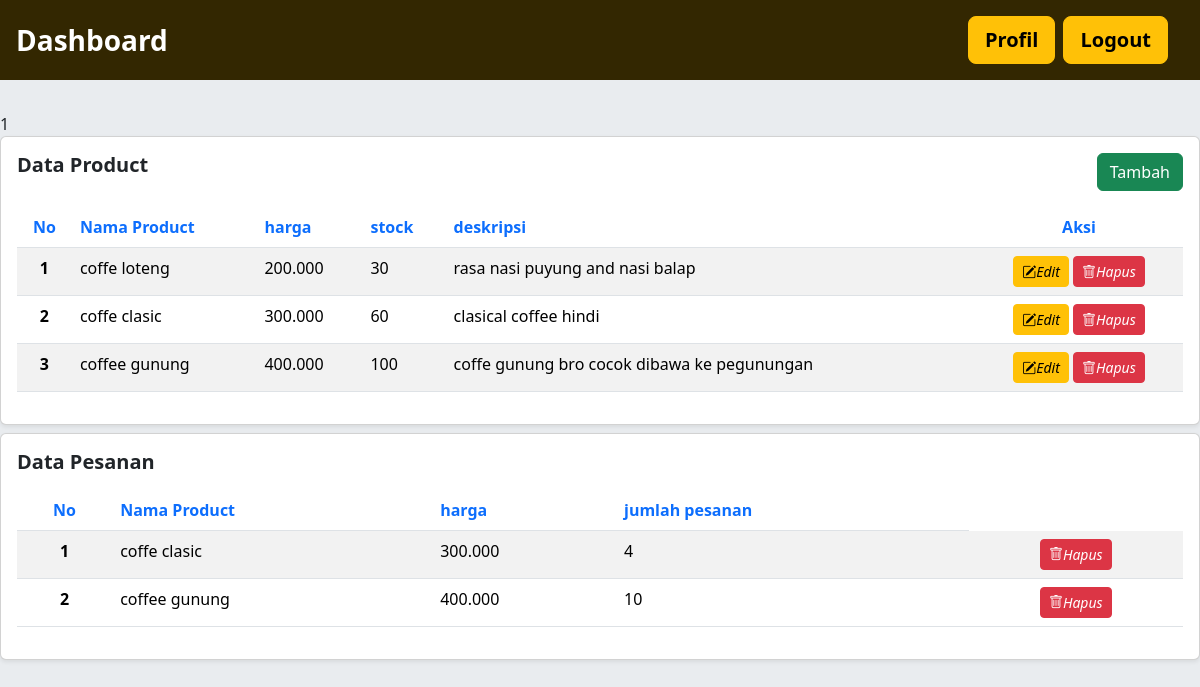
The page /view/dashboard/index.php (signed in) on the database its author committed.
### tables this page shows
CREATE TABLE `product` (
  `id` int(11) NOT NULL,
  `nama_product` varchar(100) NOT NULL,
  `harga` varchar(100) NOT NULL,
  `desk` varchar(255) NOT NULL,
  `gambar` varchar(255) NOT NULL,
  `stock` int(255) NOT NULL
);

CREATE TABLE `pesanan` (
  `id` int(11) NOT NULL,
  `nama_product` varchar(100) NOT NULL,
  `harga` varchar(100) NOT NULL,
  `jumlah` int(255) NOT NULL
);

### view/dashboard/index.php (the view, shortened to what this page needs)
<?php include "../../data/index.php";
$no = 1;
$urutan_pesanan = 1;
?>
<!DOCTYPE html>
<html lang="en">
<head>
</head>
<body>
    <?= include "../../view/template/header.php" ?>
    <div style="width: 100%;" class="card shadow-sm bg-white mb-2 ">
        <div class="card-body">
            <div class="row">
                <div class="col-md-6">
                    <h5 class="card-title fw-bolder mb-3">Data Product</h5>
                </div>
                <div class="col-md-6 text-end">
                    <a href="../../view/insert/index.php" class="btn btn-success mb-3">Tambah</a>
                </div>
            </div>
            <table id="datatables" class="table table-striped">
                <thead>
                    <tr>
                        <th class="text-primary text-center">No</th>
                        <th class="text-primary text-start">Nama Product</th>
                        <th class="text-primary text-start">harga</th>
                        <th class="text-primary text-start">stock</th>
                        <th class="text-primary text-start">deskripsi</th>
                        <th class="text-primary text-center">Aksi</th>
                    </tr>
                </thead>
                <tbody>
                    <?php
                    $sql2 = "SELECT * FROM product";
                    $q2 = mysqli_query($db, $sql2);
                    while ($r1 = mysqli_fetch_array($q2)) {
                        $id = $r1['id'];
                        $nama_product = $r1['nama_product'];
                        $harga = $r1['harga'];
                        $deskripsi = $r1['desk'];
                        $stock = $r1['stock'];
                        ?>
                <tr>
                <th class="text-center" scope="row"><?= $no++ ?></th>
                        <td class="text-start">
                        <?= $nama_product?>
                        </td>
                        <td class="text-start">
                        <?= $harga?>
                        </td>
                        <td class="text-start">
                            <?= $stock?>
                        </td>
                        <td class="text-start">
                        <?= $deskripsi?>
                        </td>
                        <td class="text-center">
                          <a href="../../view/update/index.php?op=edit&id=<?=$id?>" class="btn btn-sm btn-warning ">
                        <i class="bi bi-pencil-square">Edit</i>
                        </a>
                        <a href="index.php?op=delete&id=<?=$id?>" class="btn btn-sm btn-danger btn-hps">
                        <i class="bi bi-trash">Hapus</i>
                        </a>
                        </td>
                    </tr>
                    <?php }?>
                </tbody>
            </table>
        </div>
    </div>
    <div style="width: 100%;" class="card shadow-sm bg-white mb-2 ">
        <div class="card-body">
            <div class="row">
                <div class="col-md-6">
                    <h5 class="card-title fw-bolder mb-3">Data Pesanan</h5>
                </div>
            </div>
            <table id="datatables" class="table table-striped">
                <thead>
                    <tr>
                        <th class="text-primary text-center">No</th>
                        <th class="text-primary text-start">Nama Product</th>
                        <th class="text-primary text-start">harga</th>
                        <th class="text-primary text-start">jumlah pesanan</th>
                    </tr>
                </thead>
                <tbody>
                    <?php
                    $sql3 = "SELECT * FROM pesanan";
                    $q3 = mysqli_query($db, $sql3);
                    while ($r = mysqli_fetch_array($q3)) {
                        $id = $r['id'];
                        $nama_product = $r['nama_product'];
                        $harga = $r['harga'];
                        $jumlah =$r['jumlah'];
                        ?>
                <tr>
                <th class="text-center" scope="row"><?= $urutan_pesanan++ ?></th>
                        <td class="text-start">
                        <?= $nama_product?>
                        </td>
                        <td class="text-start">
                        <?= $harga?>
                        </td>
                        <td class="text-start">
                        <?= $jumlah?>
                        </td>
                        <td class="text-center">
                        <a href="index.php?op=delete&id=<?=$id?>" class="btn btn-sm btn-danger btn-hps">
                        <i class="bi bi-trash">Hapus</i>
                        </a>
                        </td>
                    </tr>
                    <?php }?>
                </tbody>
            </table>
        </div>
    </div>
</body>
</html>

### view/template/header.php (shortened to what this page needs)
<?php
if (isset($_GET['action'])) {
    $action = $_GET['action'];
} else {
    $action = "";
}
?>
<!DOCTYPE html>
<html lang="en">
<head>
    <link rel="stylesheet" href="https://cdn.jsdelivr.net/npm/bootstrap@5.3.3/dist/css/bootstrap.min.css">
    <link rel="stylesheet" href="https://cdn.jsdelivr.net/npm/bootstrap-icons@1.11.3/font/bootstrap-icons.min.css">
    <link rel="stylesheet" type="text/css" href="https://cdn.datatables.net/2.0.8/css/dataTables.bootstrap5.min.css">
    <link rel="stylesheet" type="text/css" href="https://cdn.jsdelivr.net/npm/sweetalert2@11.12.0/dist/sweetalert2.min.css">
</head>
<body>
    <nav class="navbar navbar-expand-lg bg-warning-subtle" data-bs-theme="dark" style="height: 80px;">
        <div class="container-fluid ps-3 pe-4">
            <span class="navbar-brand mb-0 fs-3 fw-bolder">Dashboard</span>
            <ul class="navbar-nav ms-auto ">
                <li class="nav-item me-2 my-1">
                    <a class="btn btn-lg btn-warning fw-bolder" href="#">Profil</a>
                </li>
                <li class="nav-item me-2 my-1">
                    <a class="btn btn-lg  btn-warning fw-bolder" href="?action=logout">Logout</a>
                </li>
            </ul>
        </div>
    </nav>
    <main class="d-flex flex-nowrap bg-body-secondary" style="min-height: calc(100vh - 80px);">
        <div class="container-fluid d-flex flex-column p-0 m-0" style="display: flex;">
            <div class="content-header p-3">
            </div>
            <div class="content-body mb-3 pt-4 px-3">

### rows shown on the page
product: nama_product "coffe loteng", harga "200.000", stock "30", desk "rasa nasi puyung and nasi balap"
product: nama_product "coffe clasic", harga "300.000", stock "60", desk "clasical coffee hindi"
product: nama_product "coffee gunung", harga "400.000", stock "100", desk "coffe gunung bro cocok dibawa ke pegunungan"
pesanan: nama_product "coffe clasic", harga "300.000", jumlah "4"
pesanan: nama_product "coffee gunung", harga "400.000", jumlah "10"

### other values the page prints
include "../../view/template/header.php" "1"
